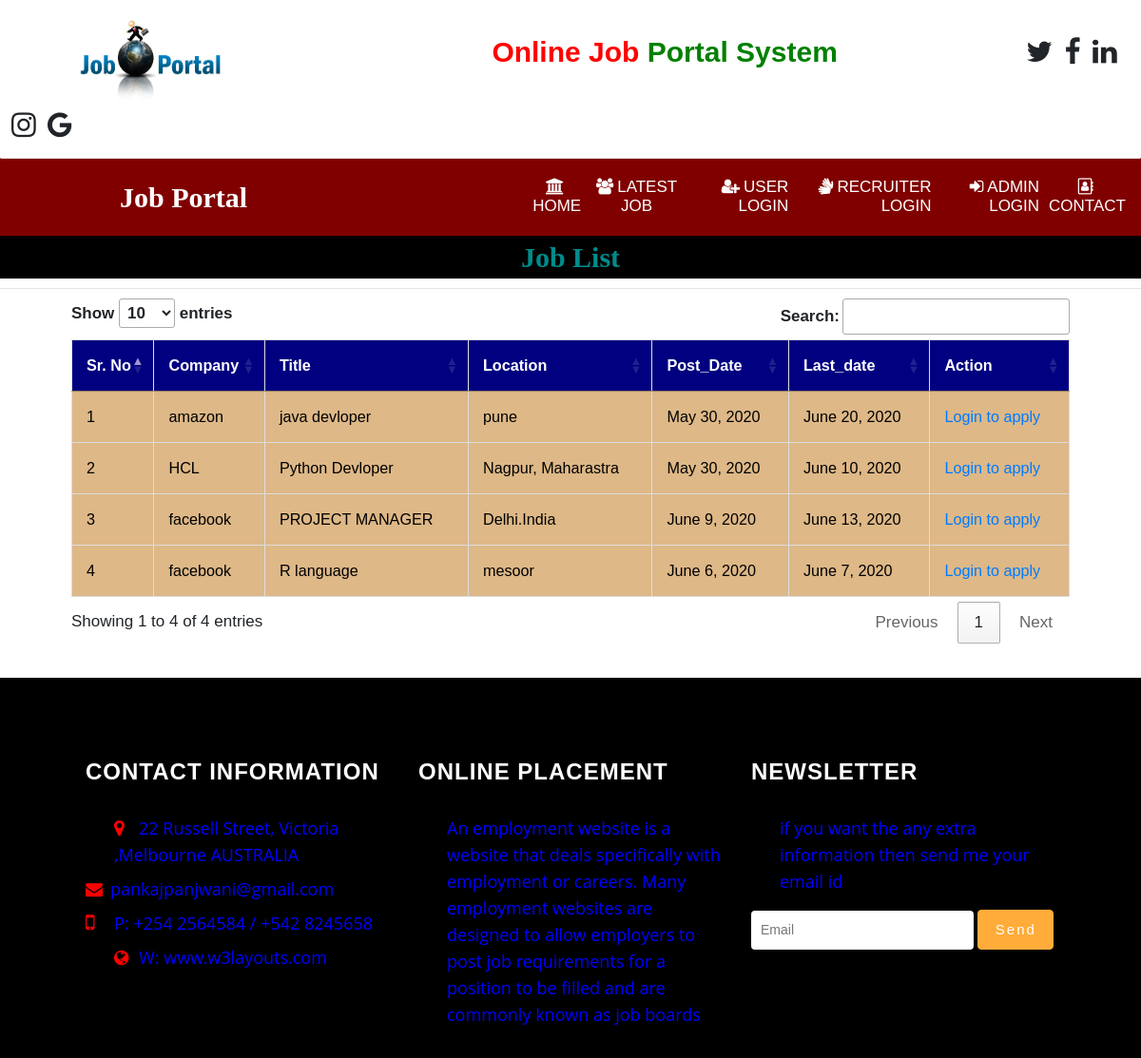
The page /latest_job/ on the database its author committed.
### jobportal/models.py (models this page shows, shortened)
class Add_job(models.Model):
    recruiter = models.ForeignKey(Recruiter,on_delete=models.CASCADE,null=True)
    start_date = models.DateField(null=True)
    end_date = models.DateField(null=True)
    title = models.CharField(max_length=30,null=True)
    position = models.CharField(max_length=30,null=True)
    image = models.FileField(null=True)
    description = models.CharField(max_length=30,null=True)
    experience = models.CharField(max_length=30,null=True)
    location = models.CharField(max_length=30,null=True)
    skills = models.CharField(max_length=30,null=True)

class Recruiter(models.Model):
    user = models.ForeignKey(User,on_delete=models.CASCADE,null=True)
    mobile = models.IntegerField(null=True)
    image = models.FileField(null=True)
    company= models.CharField(max_length=100,null=True)
    gender= models.CharField(max_length=100,null=True)
    type=models.CharField(max_length=100,null=True)
    status=models.CharField(max_length=100,null=True)

### jobportal/views.py (the view)
# urls.py: path('latest_job/', latest_job, name="latest_job"),
def latest_job(request):
    data=Add_job.objects.all()
    d={'data':data}
    return render(request,'latest_job.html',d)

### jobportal/templates/latest_job.html (shortened to what this page needs)
{% extends 'navigation.html' %}
{% block body %}
<center><marquee style = "font-family : 'Monotype Corsiva' ; font-size:30px;color :darkcyan
 ; background-color:black;font-weight : bold;">Job List</marquee></center><hr>
 <div class="container">
<table class="table table-bordered" id="myTable">
  <thead>
  <tr >
    <th>Sr. No</th>
    <th>Company</th>
    <th>Title</th>
    <th>Location</th>
    <th>Post_Date</th>
    <th>Last_date</th>
    <th>Action</th>
  </tr>
  </thead>
   <tbody>
{% for i in data %}
  <tr style="color:black">
      <td>{{forloop.counter}}</td>
    <td>{{i.recruiter.company}} </td>
    <td>{{i.title}}</td>
      <td>{{i.location}}</td>
      <td>{{i.start_date}}</td>
      <td>{{i.end_date}}</td>
      <td><a href="{% url 'login_user' %}">Login to apply</a>
</tr>
   {% endfor %}
    </tbody>
</table>
 </div>
{% endblock %}

### jobportal/static/css/style.css (style rules this page uses)
body { padding:0; margin:0; background:#fff; font-family: 'Roboto Condensed', sans-serif; }
a { text-decoration:none; }
body a { transition:0.5s all; -webkit-transition:0.5s all; -moz-transition:0.5s all; -o-transition:0.5s all; -ms-transition:0.5s all; font-weight:400; }
.table > thead > tr > th, .table > tbody > tr > th, .table > tfoot > tr > th, .table > thead > tr > td, .table > tbody > tr > td, .table > tfoot > tr > td { border-top: none !important; }
.table td, .table>tbody>tr>td, .table>tbody>tr>th, .table>tfoot>tr>td, .table>tfoot>tr>th, .table>thead>tr>td, .table>thead>tr>th { padding: 15px!important; }
.table > thead > tr > th, .table > tbody > tr > th, .table > tfoot > tr > th, .table > thead > tr > td, .table > tbody > tr > td, .table > tfoot > tr > td { font-size: 0.9em; color: #999; border-top: none !important; }

### jobportal/templates/navigation.html (style rules this page uses)
* { box-sizing: border-box; }
#myTable { border-collapse: collapse; width: 100%; border: 1px solid #ddd; font-size: 18px; }
#myTable th { text-align: left; padding: 12px; background-color: navy; color: white; }
#myTable td { text-align: left; padding: 12px; background-color: burlywood; color:black; }
#myTable tr { border-bottom: 1px solid #ddd; }
body { font-family: Arial; font-size: 17px; }
.container { position: relative; max-width: 90%; margin: 0 auto; margin-bottom:3% }

### rows shown on the page
Add_job: recruiter.company "amazon", title "java devloper", location "pune", start_date "May 30, 2020", end_date "June 20, 2020"
Add_job: recruiter.company "HCL", title "Python Devloper", location "Nagpur, Maharastra", start_date "May 30, 2020", end_date "June 10, 2020"
Add_job: recruiter.company "facebook", title "PROJECT MANAGER", location "Delhi.India", start_date "June 9, 2020", end_date "June 13, 2020"
Add_job: recruiter.company "facebook", title "R language", location "mesoor", start_date "June 6, 2020", end_date "June 7, 2020"
